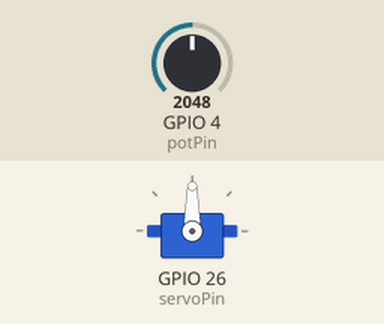
Recording of a sketch running on a simulated ESP32. Shown: servo. The test bench sets the inputs (shaded band); at power-on: GPIO 4 (potPin) = 2048.

Above: at 1.2 s.
1.3 s: GPIO 4 (potPin) set to 2866
At 1.6 s:
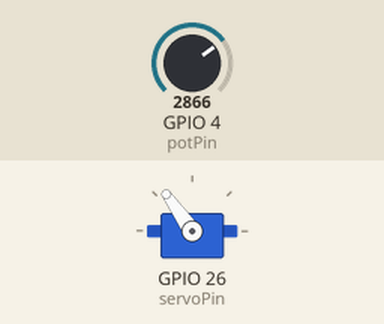
2.8 s: GPIO 4 (potPin) set to 3603
At 4.0 s:
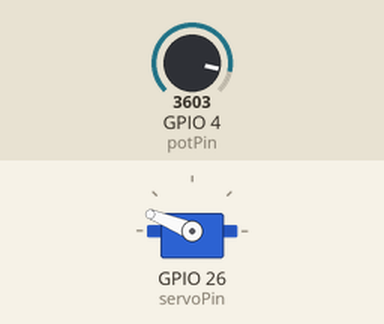
4.3 s: GPIO 4 (potPin) set to 4095
At 5.5 s:
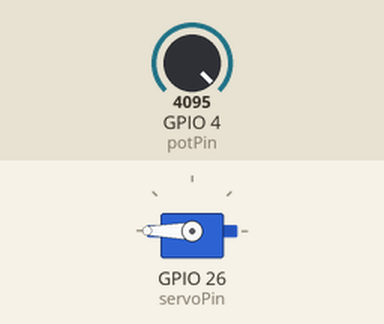
5.8 s: GPIO 4 (potPin) set to 1228
At 6.1 s:
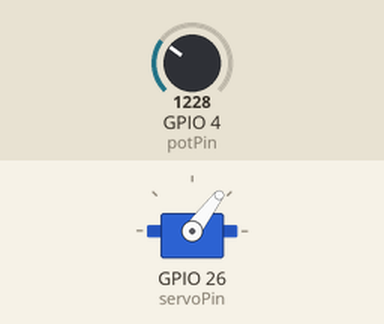
7.3 s: GPIO 4 (potPin) set to 491
At 7.6 s:
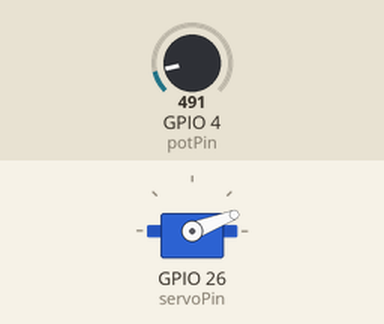
Timing chart, 0 to 9.8 s (numbered marks = the images above; inputs shaded):
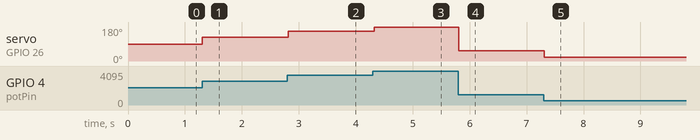

The sketch:

servo_pot.ino
```cpp
/*
 *      -----CONTROL DE SERVOMOTOR CON POTENCIÓMETRO-----
 *
 * Por "Ingeniero en Casa"
 * https://www.youtube.com/channel/UCurfoG9YbFyQmxCLlxZVArg
 *
 * La distribución y/o modificación del código es totalmente libre.
 */

#include <ESP32Servo.h>

Servo miServo;

#define servoPin 26     //Pin al que conectamos el cable naranja del servo.

#define potPin 4        //Pin al que conectamos la patilla central del potenciómetro.

void setup()
{
  miServo.attach(servoPin);
  miServo.write(0);     //Ángulo de giro en grados.

  pinMode(potPin,INPUT);
}

void loop() {

  int valorPot = analogRead(potPin);                  //Lectura del conversor A/D en bits.
  int valorServo = map(valorPot, 0, 4095, 0, 180);    //Mapeado de valores:  [0..4095 ]  ->  [0..180]

  miServo.write(valorServo);

  delay(25);

  }
```

Measured:
- after the input at 1.3 s, servo on GPIO 26 (servoPin): 90° → 125° at once
- after the input at 2.8 s, servo on GPIO 26 (servoPin): 125° → 158° at once
- after the input at 4.3 s, servo on GPIO 26 (servoPin): 158° → 180° at once
- after the input at 5.8 s, servo on GPIO 26 (servoPin): 180° → 53° at once
- after the input at 7.3 s, servo on GPIO 26 (servoPin): 53° → 21° at once
